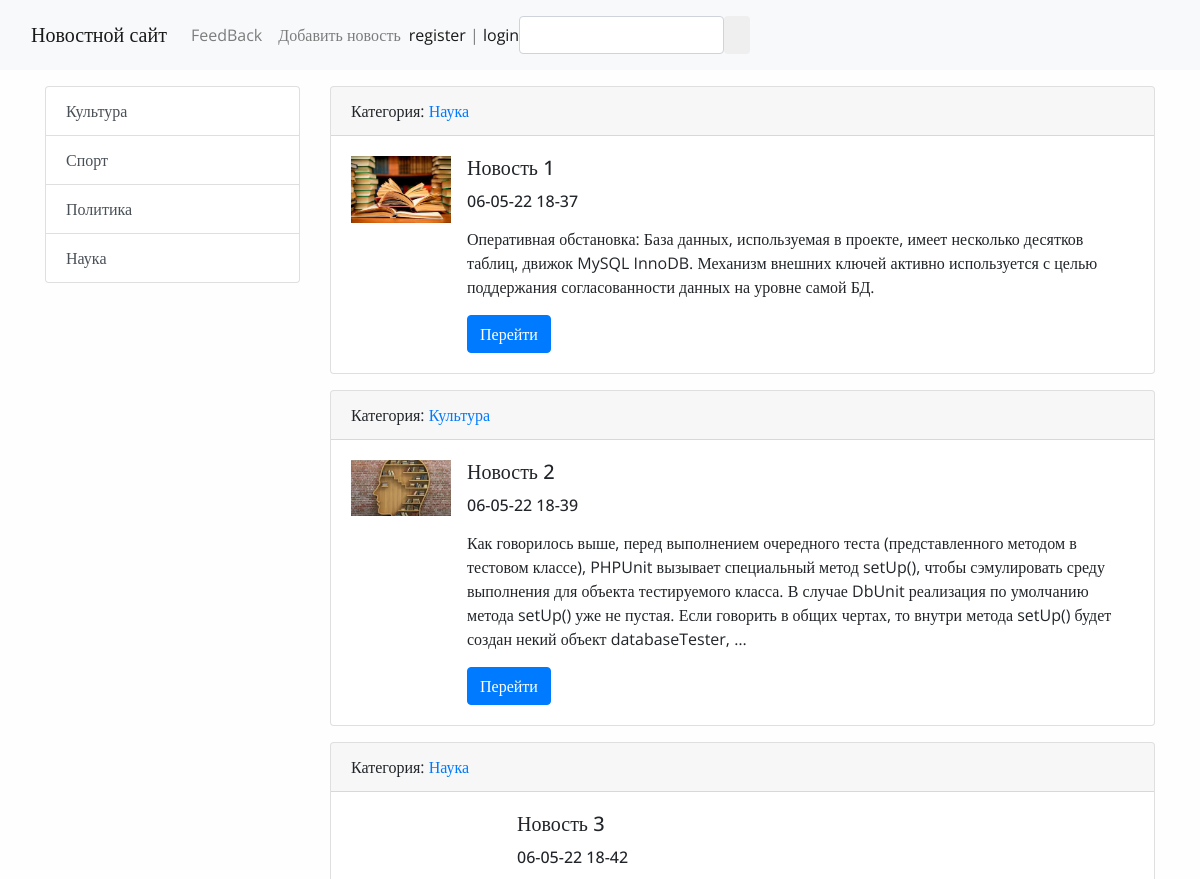
The app's page / (upper part), older data.
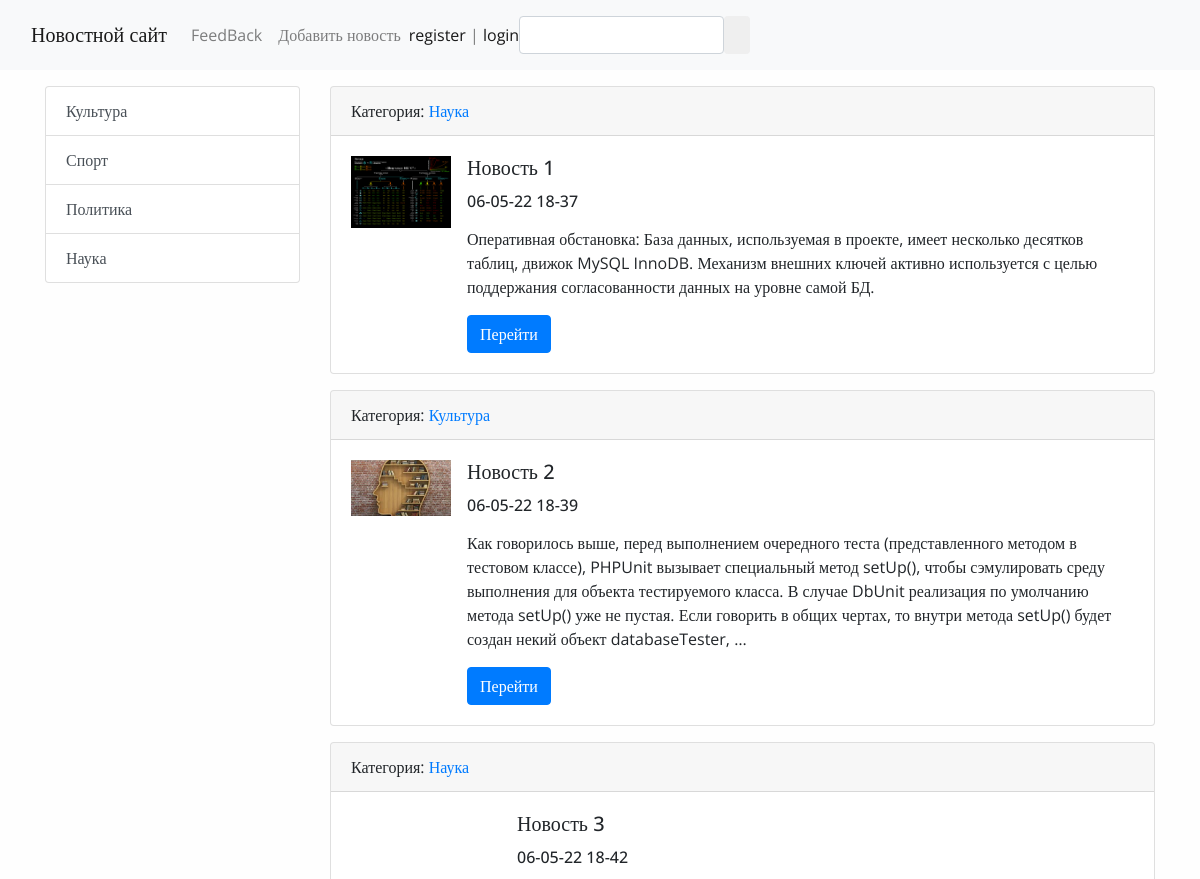
The same page, newer data.
### news/models.py (models this page shows, shortened)
class News(models.Model):
    author =models.ForeignKey(User, on_delete=models.CASCADE, verbose_name = 'Автор статьи', blank=True, null=True)
    title = models.CharField(max_length=150, verbose_name='Заголовок')
    content = models.TextField(blank=True, verbose_name='Содержание')
    created_at = models.DateTimeField(auto_now_add=True, verbose_name='Создано')
    updated_at = models.DateTimeField(auto_now=True,verbose_name='Обновлено')
    photo = models.ImageField(upload_to='photos/%Y/%m/%d',blank=True, verbose_name='Фото')
    is_published = models.BooleanField(default=True, verbose_name='Опубликовано')
    category = models.ForeignKey('Category', on_delete=models.PROTECT,null=True, verbose_name='Категория')
    views = models.IntegerField(default = 0)
    def get_absolute_url(self):
        return reverse('view_news', kwargs={'pk': self.pk})

class Category (models.Model):
    title = models.TextField(max_length=150, db_index=True, verbose_name='Название категории')
    def get_absolute_url(self):
        return reverse('category', kwargs={'category_id': self.pk})
    def __str__(self):
        return self.title

### news/views.py (the view)
# urls.py: path('', HomeNews.as_view(), name='home'),
class HomeNews(ListView):
    model = News
    template_name = 'news/home_news_list.html'
    context_object_name = 'news'
    paginate_by = 4
    def get_context_data(self, *, object_list=None, **kwargs):
        context = super().get_context_data(**kwargs)
        context ['title'] ='Главная страница'
        return context
    def get_queryset(self):
        return News.objects.filter(is_published=True).select_related('category')

### news/templatetags/news_tags.py (called while the page is built)
@register.simple_tag(name='get_list_categories')
def get_categories():
    return Category.objects.all()

### news/templates/news/home_news_list.html (shortened to what this page needs)
{% extends 'base.html' %}
{% block sidebar %}
{% include 'inc/_sidebar.html' %}
{% endblock %}
{% block content %}
  {% for item in news %}
    <div class="card mb-3">
      <div class="card-header">
          Категория: <a href="{{ item.category.get_absolute_url }}">{{item.category}}</a>
        </div>
        <div class="card-body">
            <div class="media">
          {% if item.photo %}
            <img src="{{ item.photo.url }}" alt="" width="100" class="mr-3">
          {% else %}
<img src="https://img4.labirint.ru/rc/eb9a6f337b9276955f5cef40a6ccf6c8/363x561q80/books46/451006/cover.png?1575397507" alt="" width="150" class="mr-3">
          {% endif %}
          <div class ="media-body">
            <h5 class="card-title ">{{ item.title }}</h5>
            <h6 class = 'card-title'>{{item.created_at | date:"d-m-y H-i"}}</h6>
            <p class="card-text">{{ item.content|safe|linebreaks|truncatewords:50}}</p>
              <a href="{{ item.get_absolute_url }}" class="btn btn-primary">Перейти</a></div></div>
            </div>
        </div>
        {% endfor %}
      </div>
  </div>
</div>
{% endblock %}

Row changes from the older to the newer data that the page shows:
changed News "Новость 1": photo: a different picture
